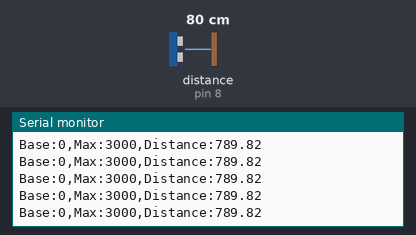
Bench run of a sketch on a simulated Arduino Uno, built with avr-gcc and run on an emulated ATmega328P. Shown: the last lines printed to the serial monitor. Wiring (inferred from the names in the program): ultrasonic range finder: trigger pin 9; echo pin 8. The inputs (shaded band) are chosen by the test bench; at power-on: distance to the obstacle (sensor on pin 8) 80 cm. The echo pulse lasts 58.3 µs per cm.

Above: at 1.2 s.
1.3 s: distance to the obstacle (sensor on pin 8) set to 2 cm
At 1.9 s:
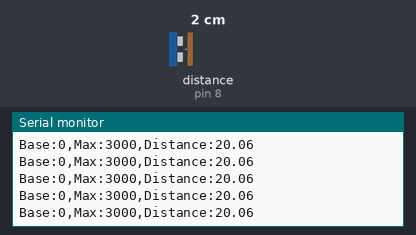
4.3 s: distance to the obstacle (sensor on pin 8) set to 18 cm
At 5.2 s:
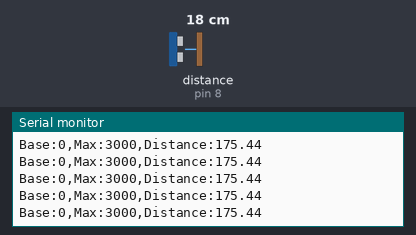
7.3 s: distance to the obstacle (sensor on pin 8) set to 4 cm
At 8.3 s:
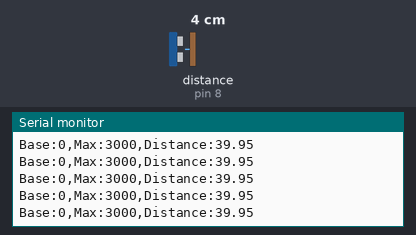
10.3 s: distance to the obstacle (sensor on pin 8) set to 250 cm
At 10.8 s:
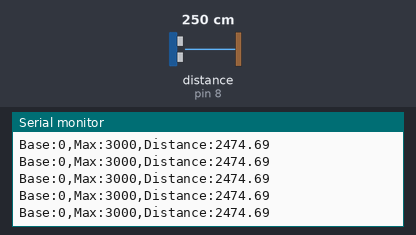
13.3 s: distance to the obstacle (sensor on pin 8) set to 35 cm
At 14.0 s:
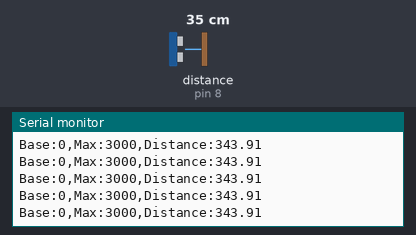
Timing chart, 0 to 16.3 s (numbered marks = the images above; inputs shaded):
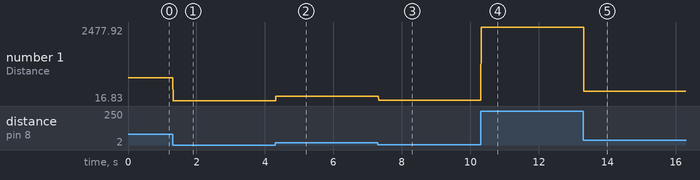

Measured:
- after the input at 1.3 s, the serial monitor: prints a new line at once (image 1)
- after the input at 4.3 s, the serial monitor: prints a new line at once (image 2)
- after the input at 7.3 s, the serial monitor: prints a new line at once (image 3)
- after the input at 10.3 s, the serial monitor: prints a new line at once (image 4)
- after the input at 13.3 s, the serial monitor: prints a new line at once (image 5)
- plotted number 1: 789.82 → 20.06 after the input at 1.3 s, 20.06 → 175.44 after the input at 4.3 s, 175.44 → 39.95 after the input at 7.3 s, 39.95 → 2474.69 after the input at 10.3 s, 2474.69 → 343 after the input at 13.3 s

The sketch:

Ultrason.ino
```cpp
/*
 * Code d'exemple pour un capteur à ultrasons HC-SR04.
 */

/* Constantes pour les broches */
const byte TRIGGER_PIN = 9; // Broche TRIGGER
const byte ECHO_PIN = 8;   // Broche ECHO

/* Constantes pour le timeout */
const unsigned long MEASURE_TIMEOUT = 25000UL; // 25ms = ~8m à 340m/s

/* Vitesse du son dans l'air en mm/us */
const float SOUND_SPEED = 340.0 / 1000;

/** Fonction setup() */
void setup() {

  /* Initialise le port série */
  Serial.begin(38400);

  /* Initialise les broches */
  pinMode(TRIGGER_PIN, OUTPUT);
  digitalWrite(TRIGGER_PIN, LOW); // La broche TRIGGER doit être à LOW au repos
  pinMode(ECHO_PIN, INPUT);
}

/** Fonction loop() */
void loop() {

  /* 1. Lance une mesure de distance en envoyant une impulsion HIGH de 10µs sur la broche TRIGGER */
  digitalWrite(TRIGGER_PIN, HIGH);
  delayMicroseconds(10);
  digitalWrite(TRIGGER_PIN, LOW);

  /* 2. Mesure le temps entre l'envoi de l'impulsion ultrasonique et son écho (si il existe) */
  long measure = pulseIn(ECHO_PIN, HIGH, MEASURE_TIMEOUT);

  /* 3. Calcul la distance à partir du temps mesuré */
  float distance_mm = measure / 2.0 * SOUND_SPEED;

  Serial.print(F("Base:"));
  Serial.print(0);
  Serial.print(',');

  Serial.print(F("Max:"));
  Serial.print(3000);
  Serial.print(',');


  /* Affiche les résultats en mm, cm et m */
  Serial.print(F("Distance:"));
  Serial.println(distance_mm);

   /* Vérifie si la distance est supérieure à 10 cm */
  if (distance_mm < 1) {
    Serial.println(F("Arrêt du programme"));
    while (true) {
      // Boucle infinie pour arrêter le programme
    }
  }
  /* Délai d'attente pour éviter d'afficher trop de résultats à la seconde */
  //delay(500);
}
```
